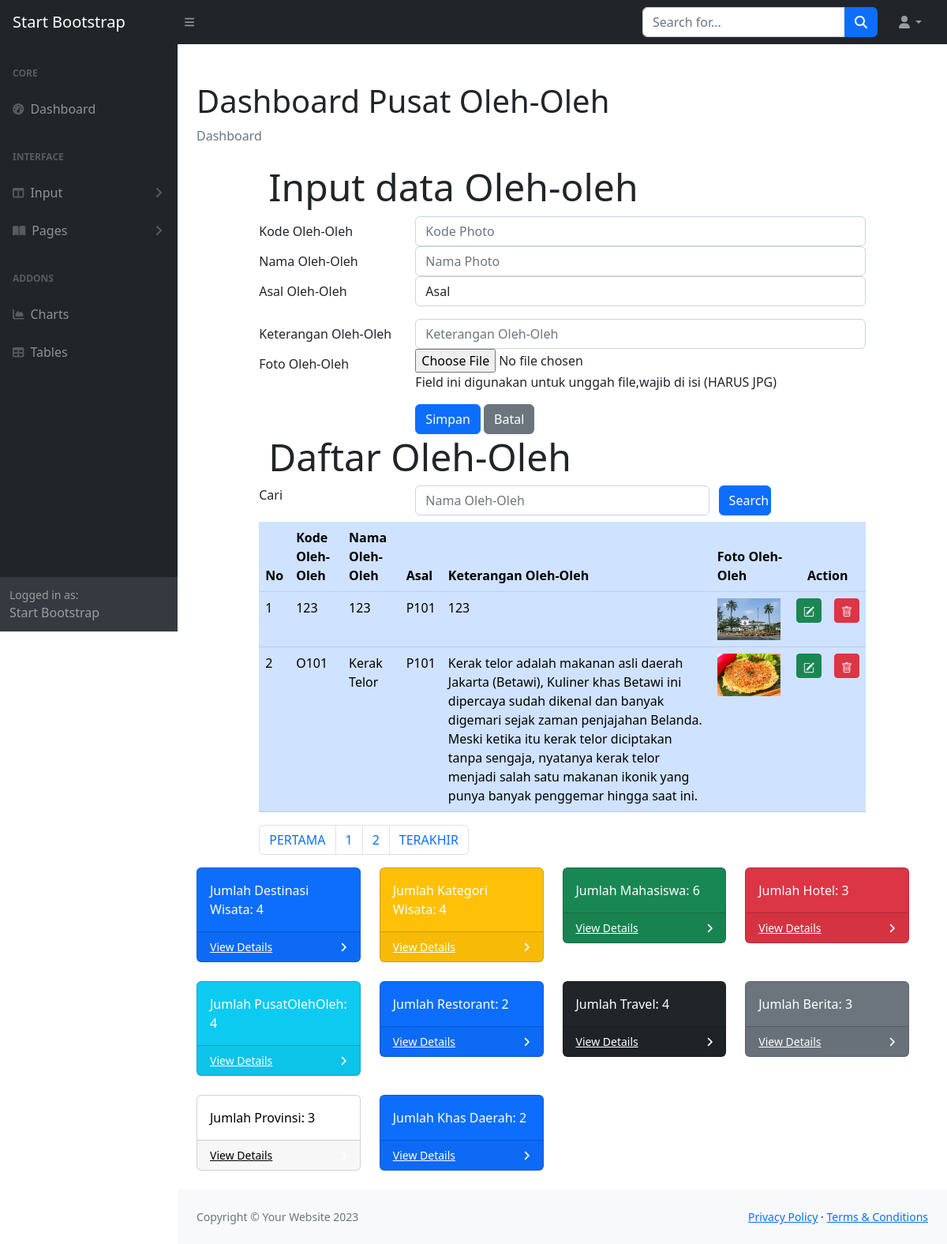
The app's page /ADMIN/oleholeh.php with its own data.
### tables this page shows
CREATE TABLE `oleholeh` (
  `olehKODE` char(4) NOT NULL,
  `olehNAMA` char(120) NOT NULL,
  `provinsiKODE` char(4) NOT NULL,
  `olehKET` text NOT NULL,
  `olehFOTO` char(120) NOT NULL
);

### ADMIN/oleholeh.php (the view, shortened to what this page needs)
<!DOCTYPE html>
<html lang="en">
<?php  include "INCLUDE/head.php"?>
    <body class="sb-nav-fixed">'
    <?php include "INCLUDE/nav.php";?>
        <div id="layoutSidenav">
         <?php include "INCLUDE/menu.php"?>
            <div id="layoutSidenav_content">
                <main>
                    <div class="container-fluid px-4">
                        <h1 class="mt-4">Dashboard Pusat Oleh-Oleh</h1>
                        <ol class="breadcrumb mb-4">
                            <li class="breadcrumb-item active">Dashboard</li>
                        </ol>
<?php
	include "include/config.php";
?>
<body>
<div class="row">
<div class="col-sm-1"></div>
<div class="col-sm-10">
	<div class="jumbotron jumbotron-fluid">
		<div class="container">
			<h2 class="display-5">Input data Oleh-oleh</h2>
		</div>
	</div>
	<form method="POST" enctype="multipart/form-data">
		<div class="form-group row">
			<label for="kodeoleh" class="col-sm-3 col-form-label">Kode Oleh-Oleh</label>
			<div class="col-sm-9">
				<input type="text" class="form-control" id="kodeoleh" name="inputkode" placeholder="Kode Photo" maxlength="4">
			</div>
		</div>
		<div class="form-group row">
			<label for="namaoleh" class="col-sm-3 col-form-label">Nama Oleh-Oleh</label>
			<div class="col-sm-9">
				<input type="text" class="form-control" id="namaoleh" name="inputnama" placeholder="Nama Photo">
			</div>
		</div>
		<div class="form-group row">
    <label for="kodeprov" class="col-sm-3 col-form-label mb-sm-3">Asal Oleh-Oleh</label>
    <div class="col-sm-9">
    <select class="form-control" id="kodeprov" name="inputprovinsi">
        <option>Asal</option>
        </select>
    </div>
  </div>
  <div class="form-group row">
			<label for="ketoleh" class="col-sm-3 col-form-label">Keterangan Oleh-Oleh</label>
			<div class="col-sm-9">
				<input type="text" class="form-control" id="ketoleh" name="inputket" placeholder="Keterangan Oleh-Oleh">
			</div>
		</div>
		<div class="form-group row">
			<label for="file" class="col-sm-3 col-form-label">Foto Oleh-Oleh</label>
			<div class="col-sm-9">
				<input type="file" id="file" name="file">
				<p class="help-block">Field ini digunakan untuk unggah file,wajib di isi (HARUS JPG)</p>
			</div>
		</div>
		<div class="form-group row">
			<div class="col-sm-3"></div>
			<div class="col-sm-9">
				<input type="submit" name="Simpan" class="btn btn-primary" value="Simpan">
				<input type="submit" name="Batal" class="btn btn-secondary" value="Batal">
			</div>
		</div>
	</form>
</div>
<div class="col-sm-1"></div>
</div>
<div class="row">
	<div class="col-sm-1"></div>
	<div class="col-sm-10">
		<div class="jumbotron jumbotron-fluid">
			<div class="container">
				<h3 class="display-5">Daftar Oleh-Oleh</h3>
			</div>
		</div>
		<form method = "POST">
<div class="form-group row mb-2">
<label for = "search" class="col-sm-3">Cari </label>
<div class="col-sm-6">
	  <input type ="text" name="search" class="form-control" id="search"
	  value="<?php if(isset($_POST["search"])) {echo $_POST ["search"];}?>"
	  placeholder="Nama Oleh-Oleh">
</div>
	  <input type="submit" name="kirim" class="col-sm-1 btn btn-primary" value="Search">
</div>
</form>
	<table class="table table-hover table-primary">
		<thead class="thead-dark">
			<tr>
				<th>No</th>
				<th>Kode Oleh-Oleh</th>
				<th>Nama Oleh-Oleh</th>
				<th>Asal</th>
				<th>Keterangan Oleh-Oleh</th>
				<th>Foto Oleh-Oleh</th>
				<th colspan="2" style="text-align: center">Action</th>
			</tr>
		</thead>
		<tbody>
<?php
			$jumlahtampilan = 2;
			$halaman = (isset($_GET['page']))? $_GET['page'] : 1;
			$mulaitampilan = ($halaman - 1) * $jumlahtampilan;
			if (isset($_POST["kirim"]))
{
  $search = $_POST ['search'];
  $query =mysqli_query ($connection, "select oleholeh. * from oleholeh
        where olehNAMA like '%".$search."%'limit $mulaitampilan, $jumlahtampilan");
}
else {
  $query =mysqli_query ($connection, "select oleholeh. * from oleholeh limit $mulaitampilan, $jumlahtampilan");
}
			$nomor = 1;
			while ($row = mysqli_fetch_array($query))
			{ ?>
				<tr>
					<td><?php echo $mulaitampilan + $nomor;?></td>
					<td><?php echo $row['olehKODE'];?></td>
					<td><?php echo $row['olehNAMA'];?></td>
					<td><?php echo $row['provinsiKODE'];?></td>
					<td><?php echo $row['olehKET'];?></td>
					<td>
						<?php if(is_file("images/".$row['olehFOTO']))
						{ ?>
							<img src="images/<?php echo $row['olehFOTO']?>" width="80">
						<?php } else
							echo "<img src='images/noimage.png' width='80'>"
						?>
					</td>
					<td width="5px">
						<a href="olehedit.php?ubah=<?php echo $row['olehKODE']?>" class="btn btn-success btn-sm" title="EDIT">
					</td>
					<td>
						<a href="olehhapus.php?hapus=<?php echo $row['olehKODE']?>" class="btn btn-danger btn-sm" title="DELETE">
					</td>
				</tr>
			<?php $nomor = $nomor + 1;?>
			<?php }	?>
		</tbody>
	</table>
<?php
    $query = mysqli_query($connection, "SELECT * FROM oleholeh");
    $jumlahrecord = mysqli_num_rows($query);
    $jumlahpage = ceil($jumlahrecord/$jumlahtampilan);
  ?>
<nav aria-label="Page navigation example">
  <ul class="pagination">
    <li class="page-item"><a class="page-link" href="?page=<?php $nomorhal=1; echo $nomorhal?>">PERTAMA</a></li>
    <?php for($nomorhal=1; $nomorhal<=$jumlahpage; $nomorhal++)
    { ?>
    <li class="page-item">
      <?php
      if($nomorhal!=$halaman)
      { ?>
      <a class="page-link" href="?page=<?php echo $nomorhal?>"><?php echo $nomorhal?></a>
      <?php }
      else { ?>
      <a class="page-link" href="?page=<?php echo $nomorhal?>"><?php echo $nomorhal?></a>
    <?php } ?>
    </li>
    <?php } ?>
    <li class="page-item"><a class="page-link" href="?page=<?php echo $nomorhal-1?>">TERAKHIR</a></li>
  </ul>
</nav>
</div>
</body>
    <?php include "INCLUDE/board.php";?>
                    </div>
                </main>
                <?php include "INCLUDE/footer.php";?>
            </div>
        </div>
    </html>

### records on screen
oleholeh: nomor "1", olehKODE "123", olehNAMA "123", provinsiKODE "P101", olehKET "123", olehFOTO (picture)
oleholeh: nomor "2", olehKODE "O101", olehNAMA "Kerak Telor", provinsiKODE "P101", olehKET "Kerak telor adalah makanan asli daerah Jakarta (Betawi), Kuliner khas Betawi ini dipercaya sudah dikenal dan banyak digemari sejak zaman penjajahan Belanda. Meski ketika itu kerak telor diciptakan tanpa sengaja, nyatanya kerak telor menjadi salah satu makanan ikonik yang punya banyak penggemar hingga saat ini.", olehFOTO (picture)

### other values on screen
$jumlahdestinasi "4"
$jumlahwisata "4"
$jumlahmahasiswa "6"
$jumlahhotel "3"
$jumlaholeholeh "4"
$jumlahrestorant "2"
$jumlahtravel "4"
$jumlahberita "3"
$jumlahprovinsi "3"
$jumlahmasakan "2"
